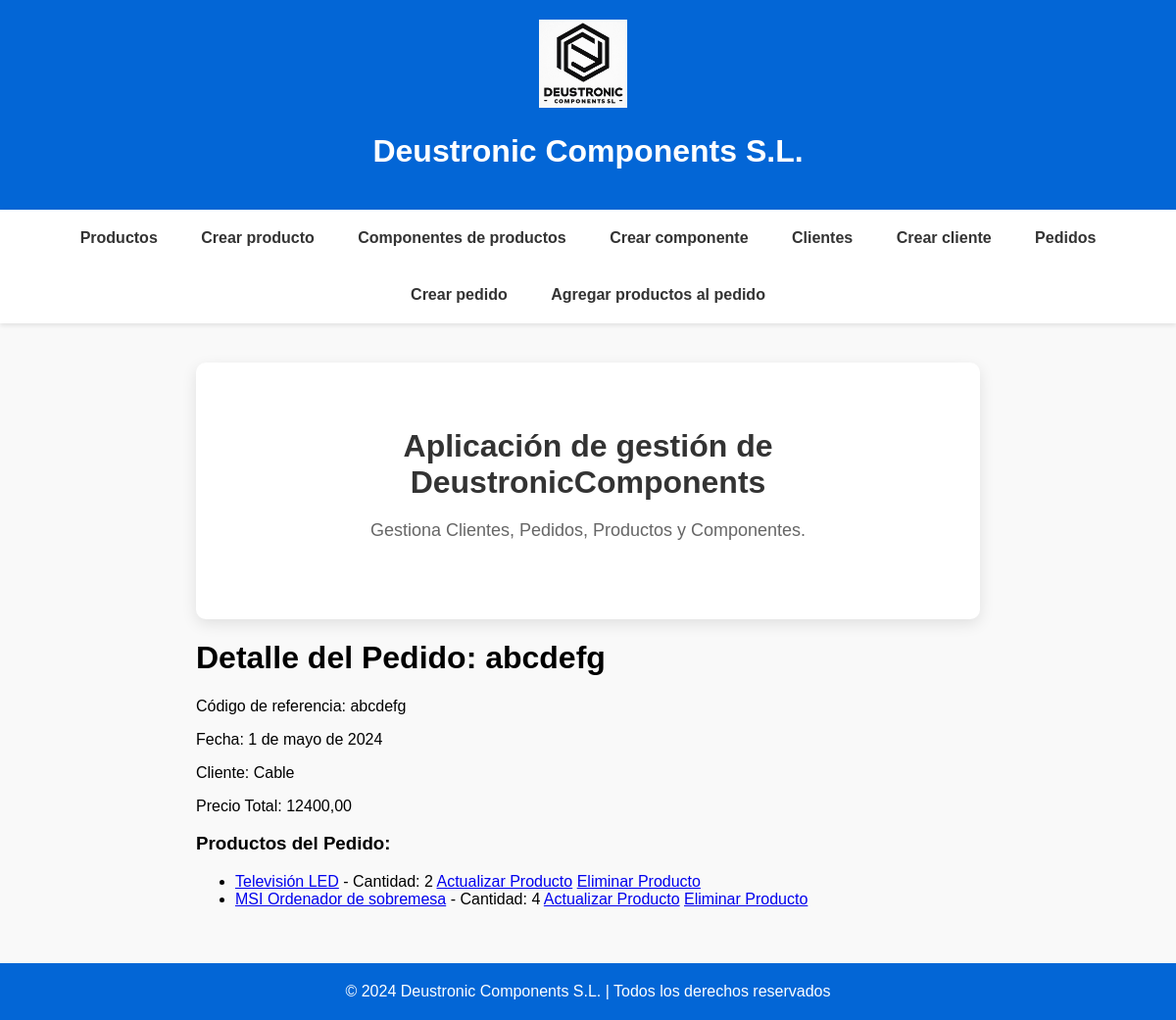
Page /appDeustronicComponents/pedido_producto/abcdefg/ on the earlier database version.
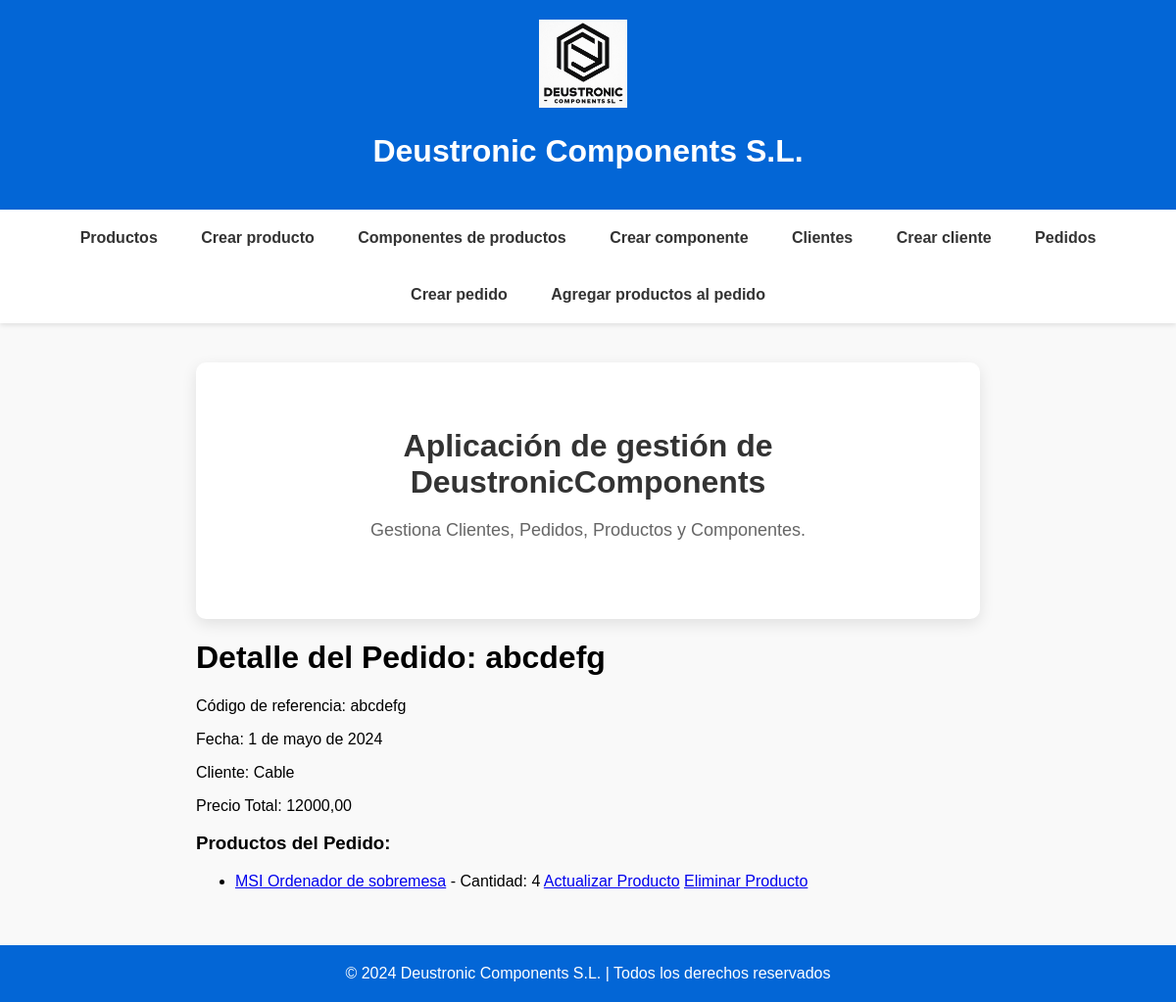
Same page on the later database version.
### appDeustronicComponents/models.py (models this page shows, shortened)
class Pedido(models.Model):
    cod_ref_ped = models.CharField(max_length=100, primary_key=True)
    fecha = models.DateField()
    cliente = models.ForeignKey(Cliente, on_delete=models.CASCADE)
    created = models.DateTimeField(auto_now_add=True)
    updated = models.DateTimeField(auto_now=True)
    precio_total = models.DecimalField(max_digits=10, decimal_places=2, default=0)
    class Meta:
        verbose_name_plural = "pedidos"
        verbose_name = "pedido"
        ordering = ["-created"]

class PedidoProducto(models.Model):
    pedido = models.ForeignKey(Pedido, on_delete=models.CASCADE)
    producto = models.ForeignKey(Producto, on_delete=models.CASCADE)
    cantidad = models.IntegerField()
    created = models.DateTimeField(auto_now_add=True)
    updated = models.DateTimeField(auto_now=True)
    class Meta:
        verbose_name_plural = "detalle pedidos"
        verbose_name = "detalle pedido"
        ordering = ["-created"]

class Producto(models.Model):
    cod_ref_prod = models.CharField(max_length=100, primary_key=True)
    precio = models.DecimalField(max_digits=10, decimal_places=2)
    nombre = models.CharField(max_length=100)
    descripcion = models.TextField()
    categoria = models.CharField(max_length=100)
    componente = models.ManyToManyField(Componente)
    created = models.DateTimeField(auto_now_add=True)
    updated = models.DateTimeField(auto_now=True)
    def __str__(self):
        return f"{self.nombre}"
    class Meta:
        verbose_name_plural = "productos"
        verbose_name = "producto"
        ordering = ["-created"]

class Cliente(models.Model):
    cif = models.CharField(max_length=100, primary_key=True)
    nombre_empresa = models.CharField(max_length=100)
    direccion = models.CharField(max_length=255)
    telefono = models.IntegerField()
    email = models.EmailField(max_length=255)
    created = models.DateTimeField(auto_now_add=True)
    updated = models.DateTimeField(auto_now=True)
    def __str__(self):
        return f"{self.nombre_empresa}"
    class Meta:
        verbose_name_plural = "clientes"
        verbose_name = "cliente"
        ordering = ["-created"]

### appDeustronicComponents/views.py (the view)
# urls.py: path('pedido_producto/<str:pk>/', PedidoProductoDetailView.as_view(), name='detalle_pedido_producto'),
class PedidoProductoDetailView(DetailView):
    model = Pedido
    template_name = 'appDeustronicComponents/pedido_producto_detail.html'
    context_object_name = 'pedido'
    def get_context_data(self, **kwargs):
        context = super().get_context_data(**kwargs)
        pedido = self.get_object()
        productos_del_pedido = PedidoProducto.objects.filter(pedido=pedido)
        context['productos_del_pedido'] = productos_del_pedido
        return context

### templates/appDeustronicComponents/pedido_producto_detail.html (shortened to what this page needs)
{% extends 'base.html' %}
{% block contenido %}
<h1>Detalle del Pedido: {{ pedido.cod_ref_ped }}</h1>
<p>Código de referencia: {{ pedido.cod_ref_ped }}</p>
<p>Fecha: {{ pedido.fecha }}</p>
<p>Cliente: {{ pedido.cliente }}</p>
<p>Precio Total: {{ pedido.precio_total }}</p>
<h3>Productos del Pedido:</h3>
<ul>
    {% for pedido_producto in productos_del_pedido %}
        <li><a href="{% url 'detalle_producto2' nombre=pedido_producto.producto %}">{{ pedido_producto.producto }}</a>
            - Cantidad: {{ pedido_producto.cantidad }}
            <a href="{% url 'actualizar_pedido_producto' pk=pedido_producto.pk %}">Actualizar Producto</a>
            <a href="{% url 'eliminar_pedido_producto' pk=pedido_producto.pk %}">Eliminar Producto</a>
        </li>
    {% empty %}
        <li>No hay productos asociados a este pedido.</li>
    {% endfor %}
</ul>
{% endblock %}

Differences in the rows shown:
removed PedidoProducto: producto "Televisión LED", cantidad "2"
changed Pedido "abcdefg": precio_total "12400,00" → "12000,00"
